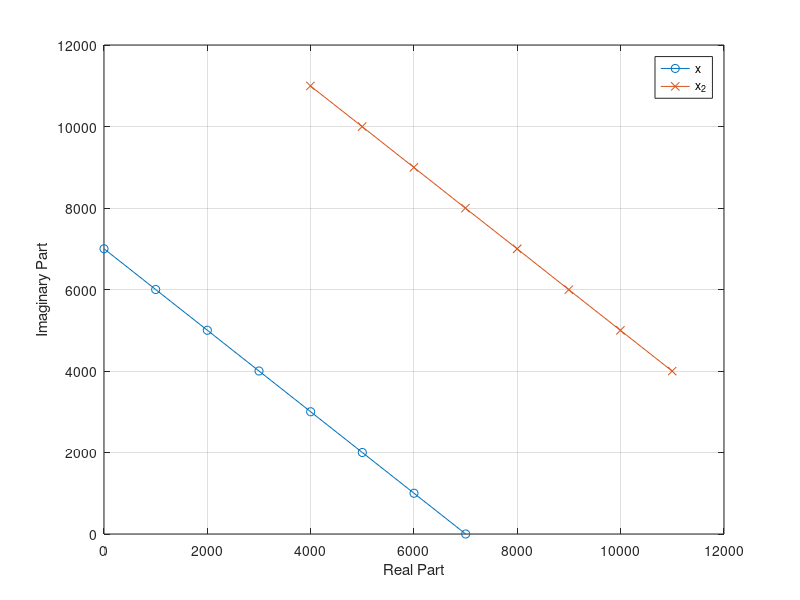

Write the MATLAB code that produced this figure.
% input signal x
x = [+0+7000i, +1000+6000i, +2000+5000i, +3000+4000i, +4000+3000i, +5000+2000i, +6000+1000i, +7000];

% output signal X
X = [+7496+7497i, +707+1707i, +0+1000i, -293+707i, -500+500i, -708+292i, -1000+0i, -1707-707i] * 8;
    % fft 과정에서의 truncation으로 인해 다시 8을 곱한다.

% inverse fft
x_2 = ifft(X,8);

% 그래프 그리기
real_part = real(x);
imag_part = imag(x);
real_part_x2 = real(x_2);
imag_part_x2 = imag(x_2);

plot(real_part, imag_part, 'o-', 'DisplayName', 'x');
hold on;
plot(real_part_x2, imag_part_x2, 'x-', 'DisplayName', 'x_2');  % x_2 배열
hold off;
xlabel('Real Part');
ylabel('Imaginary Part');
legend;
grid on;